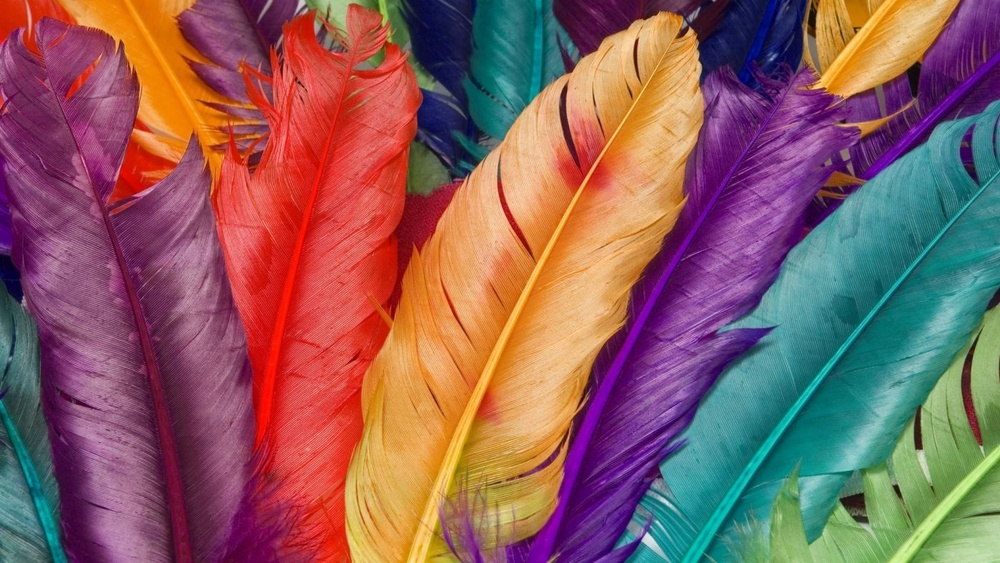
#> input picture hw1/chris/imgs/I0.jpg, 1000 x 563 px, shrunk from 1400 x 788 before the run
$ python Q4.py
#> lines starting #> are read from the running program, lines starting #| are printed output that depends on the picture; after the words box and inside, x2 and y2 are one past the last pixel; in counts of white or black regions, pixels touching at a corner belong together
import cv2
import os

# 将附带彩色图像（I0）的R、G、B通道中某个或某几个通道做与Q3类似的处理
# 对R通道做处理

img_I0 = cv2.imread('./imgs/I0.jpg')
#> img_I0 is the input picture: shape (563, 1000, 3); mean B, G, R 93.9, 95.2, 139.8
img_I2_binary = cv2.imread('./imgs/I2.png', cv2.IMREAD_GRAYSCALE)
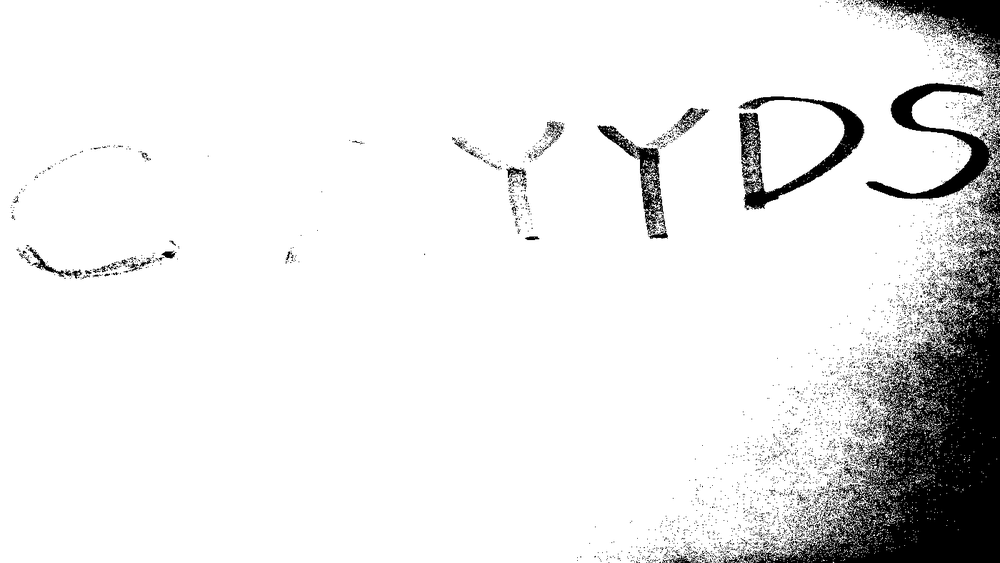
#> input picture hw1/chris/imgs/I2.png, 1000 x 563 px, shrunk from 1400 x 788 before the run
#> img_I2_binary is the input picture: shape (563, 1000); min 0, max 255, mean 231.7

# 分割通道
b_channel, g_channel, r_channel = cv2.split(img_I0)
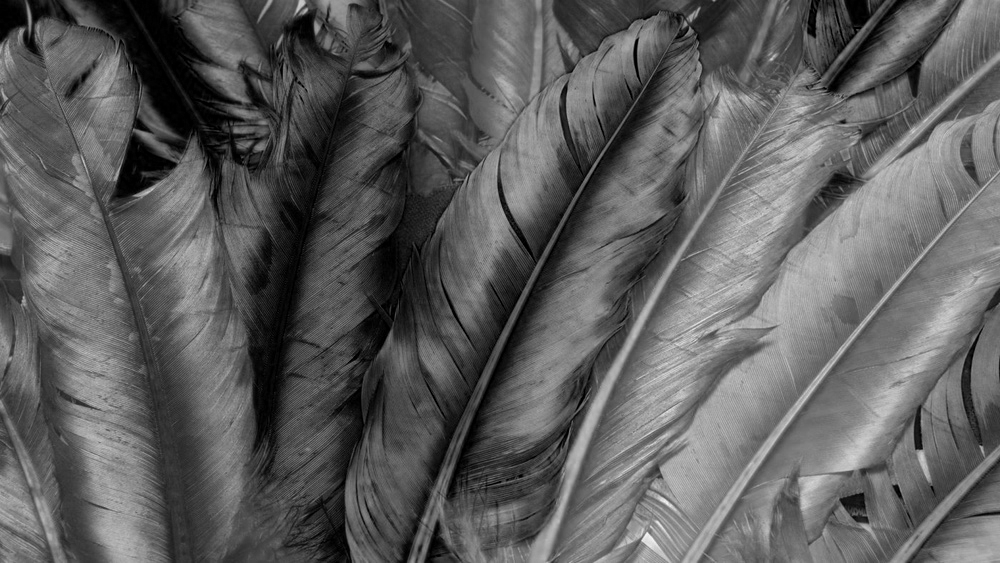
#> b_channel: shape (563, 1000); min 0, max 245, mean 93.9
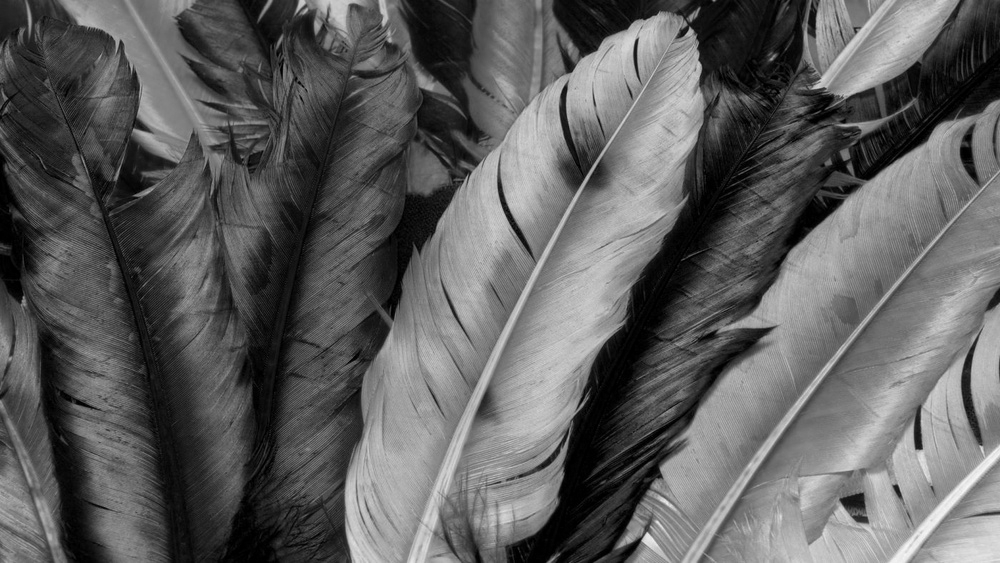
#> g_channel: shape (563, 1000); min 0, max 247, mean 95.2
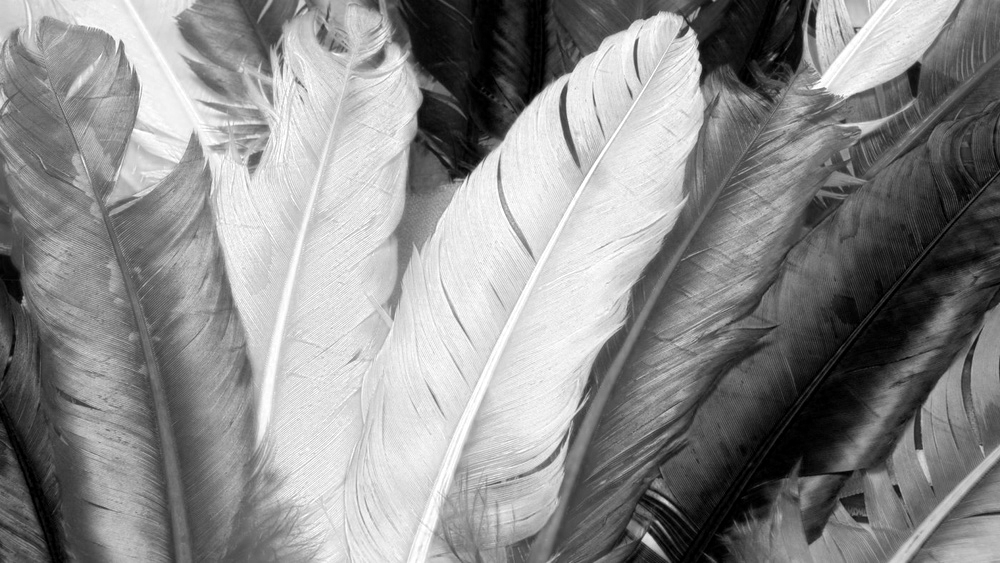
#> r_channel: shape (563, 1000); min 0, max 255, mean 139.8

# 遍历R通道的每一位
# 创建文件夹
os.makedirs('./imgs/I0_bit_replace/R', exist_ok=True)
for i in range(8):
    # 获取二值图像的当前位
    bit_i_binary = img_I2_binary & (1 << i)
    # 将R通道的当前位替换为二值图像的当前位
    r_channel_new = r_channel | bit_i_binary
    # 合并
    img_I0_new = cv2.merge([b_channel, g_channel, r_channel_new])
    # 保存
    cv2.imwrite(f'./imgs/I0_bit_replace/R/I0_ChannelR_L{i+1}.jpg', img_I0_new)
#> this loop made 8 passes
#> pass 1, `bit_i_binary = img_I2_binary & (1 << i)`:
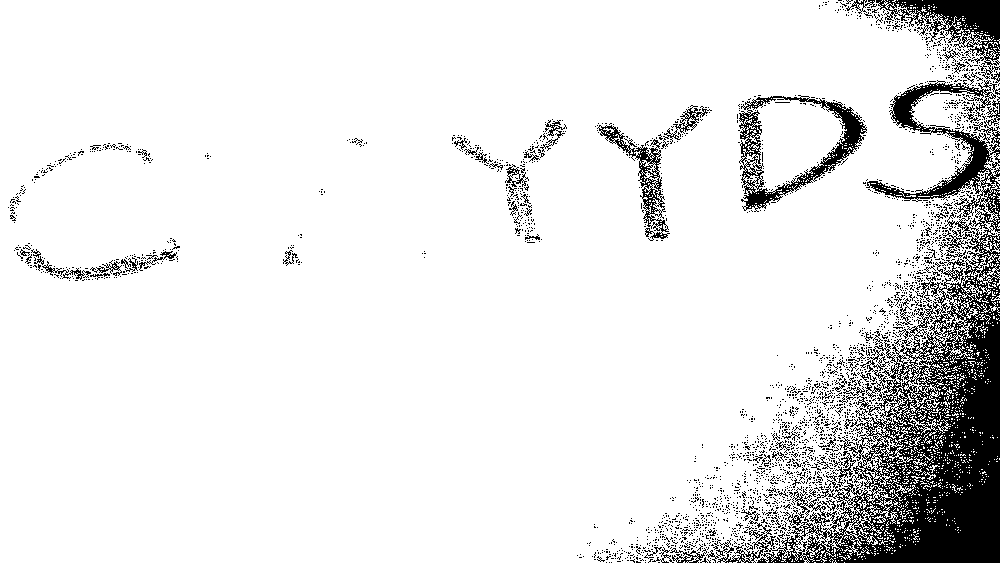
#> bit_i_binary: shape (563, 1000); values 0 (black) and 1 (white), 90.1% white; 2621 black regions (2538 under 20 px), largest, box (x1, y1, x2, y2) and area: (706, 80, 1000, 563) 35927, (876, 0, 1000, 83) 3580, (739, 95, 867, 212) 3300
#> pass 2, `bit_i_binary = img_I2_binary & (1 << i)`:
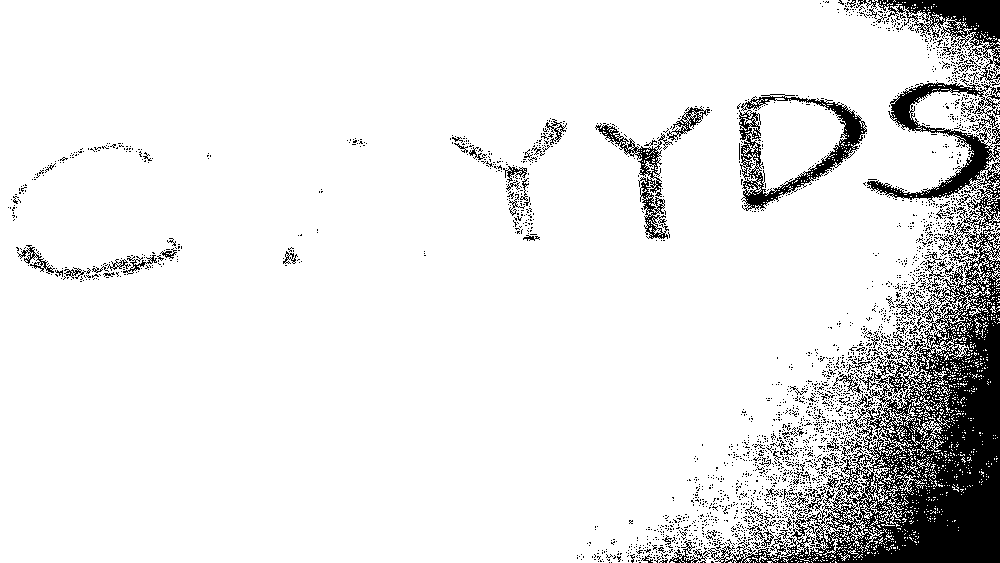
#> bit_i_binary: shape (563, 1000); values 0 (black) and 2 (white), 90.2% white; 2487 black regions (2389 under 20 px), largest, box (x1, y1, x2, y2) and area: (708, 0, 1000, 563) 39287, (739, 94, 867, 211) 3359, (595, 123, 673, 239) 1589

# 对G通道做处理
os.makedirs('./imgs/I0_bit_replace/G', exist_ok=True)
for i in range(8):
    bit_i_binary = img_I2_binary & (1 << i)
    g_channel_new = g_channel | bit_i_binary
    img_I0_new = cv2.merge([b_channel, g_channel_new, r_channel])
    cv2.imwrite(f'./imgs/I0_bit_replace/G/I0_ChannelG_L{i+1}.jpg', img_I0_new)

# 对B通道做处理
os.makedirs('./imgs/I0_bit_replace/B', exist_ok=True)
for i in range(8):
    bit_i_binary = img_I2_binary & (1 << i)
    b_channel_new = b_channel | bit_i_binary
    img_I0_new = cv2.merge([b_channel_new, g_channel, r_channel])
    cv2.imwrite(f'./imgs/I0_bit_replace/B/I0_ChannelB_L{i+1}.jpg', img_I0_new)
